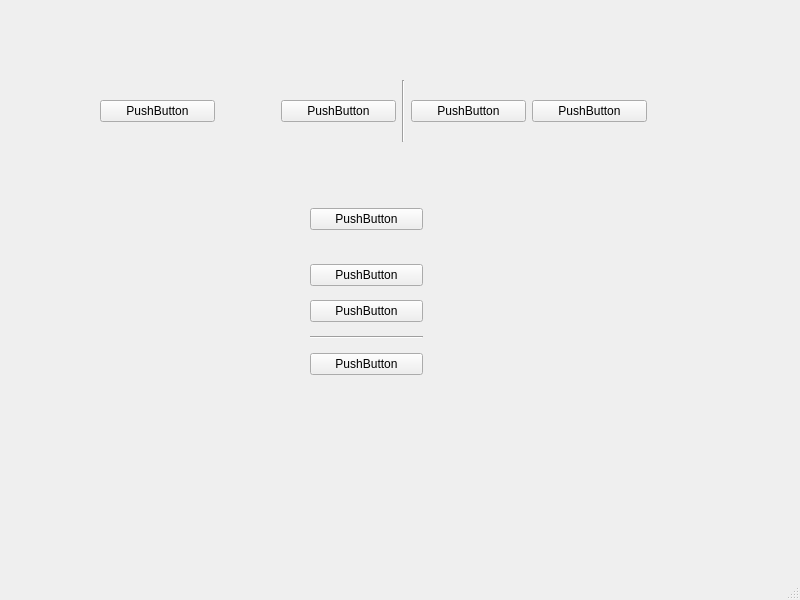
<?xml version="1.0" encoding="UTF-8"?>
<ui version="4.0">
 <class>MainWindow</class>
 <widget class="QMainWindow" name="MainWindow">
  <property name="geometry">
   <rect>
    <x>0</x>
    <y>0</y>
    <width>800</width>
    <height>600</height>
   </rect>
  </property>
  <property name="windowTitle">
   <string>MainWindow</string>
  </property>
  <widget class="QWidget" name="centralwidget">
   <widget class="QWidget" name="">
    <property name="geometry">
     <rect>
      <x>100</x>
      <y>80</y>
      <width>547</width>
      <height>62</height>
     </rect>
    </property>
    <layout class="QHBoxLayout" name="horizontalLayout">
     <item>
      <widget class="QPushButton" name="pushButton">
       <property name="text">
        <string>PushButton</string>
       </property>
      </widget>
     </item>
     <item>
      <spacer name="horizontalSpacer">
       <property name="orientation">
        <enum>Qt::Horizontal</enum>
       </property>
       <property name="sizeType">
        <enum>QSizePolicy::Fixed</enum>
       </property>
       <property name="sizeHint" stdset="0">
        <size>
         <width>60</width>
         <height>20</height>
        </size>
       </property>
      </spacer>
     </item>
     <item>
      <widget class="QPushButton" name="pushButton_2">
       <property name="text">
        <string>PushButton</string>
       </property>
      </widget>
     </item>
     <item>
      <widget class="Line" name="line">
       <property name="sizeIncrement">
        <size>
         <width>0</width>
         <height>0</height>
        </size>
       </property>
       <property name="frameShadow">
        <enum>QFrame::Sunken</enum>
       </property>
       <property name="lineWidth">
        <number>1</number>
       </property>
       <property name="midLineWidth">
        <number>0</number>
       </property>
       <property name="orientation">
        <enum>Qt::Vertical</enum>
       </property>
      </widget>
     </item>
     <item>
      <widget class="QPushButton" name="pushButton_3">
       <property name="text">
        <string>PushButton</string>
       </property>
      </widget>
     </item>
     <item>
      <widget class="QPushButton" name="pushButton_4">
       <property name="text">
        <string>PushButton</string>
       </property>
      </widget>
     </item>
    </layout>
   </widget>
   <widget class="QWidget" name="">
    <property name="geometry">
     <rect>
      <x>310</x>
      <y>200</y>
      <width>113</width>
      <height>188</height>
     </rect>
    </property>
    <layout class="QVBoxLayout" name="verticalLayout">
     <item>
      <widget class="QPushButton" name="pushButton_5">
       <property name="text">
        <string>PushButton</string>
       </property>
      </widget>
     </item>
     <item>
      <spacer name="verticalSpacer">
       <property name="orientation">
        <enum>Qt::Vertical</enum>
       </property>
       <property name="sizeType">
        <enum>QSizePolicy::Fixed</enum>
       </property>
       <property name="sizeHint" stdset="0">
        <size>
         <width>20</width>
         <height>20</height>
        </size>
       </property>
      </spacer>
     </item>
     <item>
      <widget class="QPushButton" name="pushButton_6">
       <property name="text">
        <string>PushButton</string>
       </property>
      </widget>
     </item>
     <item>
      <widget class="QPushButton" name="pushButton_7">
       <property name="text">
        <string>PushButton</string>
       </property>
      </widget>
     </item>
     <item>
      <widget class="Line" name="line_2">
       <property name="orientation">
        <enum>Qt::Horizontal</enum>
       </property>
      </widget>
     </item>
     <item>
      <widget class="QPushButton" name="pushButton_8">
       <property name="text">
        <string>PushButton</string>
       </property>
      </widget>
     </item>
    </layout>
   </widget>
  </widget>
  <widget class="QMenuBar" name="menubar">
   <property name="geometry">
    <rect>
     <x>0</x>
     <y>0</y>
     <width>800</width>
     <height>24</height>
    </rect>
   </property>
  </widget>
  <widget class="QStatusBar" name="statusbar"/>
 </widget>
 <resources/>
 <connections/>
</ui>
